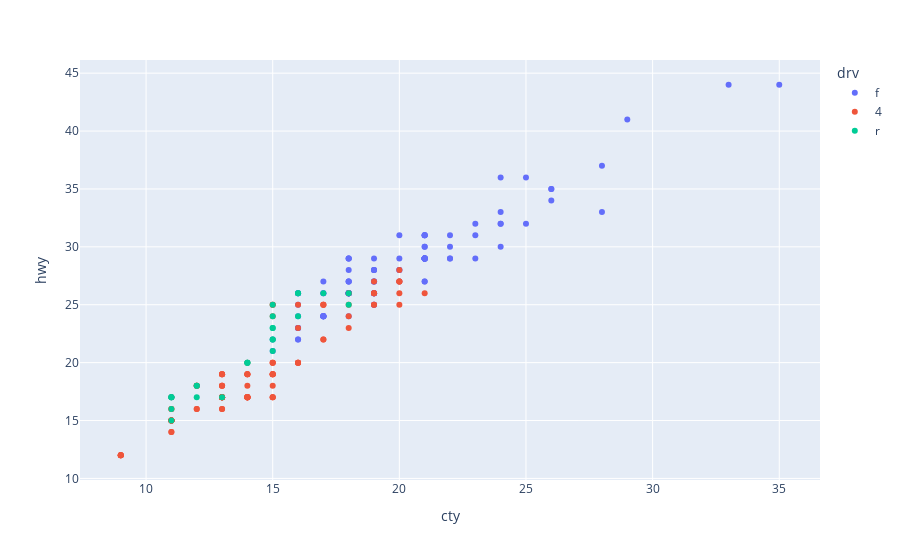

The notebook cell saved with this chart:
### Code cell
fig.show()

### Figure 1 — Plotly figure (JSON) as saved in the notebook; plotly's stock layout.template omitted (floating-point values rounded to 4 significant figures)
{"data": [{"hovertemplate": "drv=f<br>cty=%{x}<br>hwy=%{y}<extra></extra>", "legendgroup": "f", "marker": {"color": "#636efa", "symbol": "circle"}, "mode": "markers", "name": "f", "orientation": "v", "showlegend": true, "type": "scatter", "x": [18, 21, 20, 21, 16, 18, 18, 19, 22, 18, 18, 17, 18, 17, 16, 16, 17, 17, 11, 15, 15, 16, 16, 28, 24, 25, 23, 24, 26, 25, 24, 21, 18, 18, 21, 21, 18, 18, 19, 19, 19, 20, 20, 17, 16, 17, 21, 19, 23, 23, 19, 19, 18, 19, 19, 18, 16, 17, 18, 16, 21, 21, 21, 21, 18, 18, 19, 21, 21, 21, 22, 18, 18, 18, 24, 24, 26, 28, 26, 21, 19, 21, 22, 17, 33, 21, 19, 22, 21, 21, 21, 16, 17, 35, 29, 21, 19, 20, 20, 21, 18, 19, 21, 16, 18, 17], "xaxis": "x", "y": [29, 29, 31, 30, 26, 26, 27, 27, 30, 26, 29, 26, 24, 24, 22, 22, 24, 24, 17, 22, 21, 23, 23, 33, 32, 32, 29, 32, 34, 36, 36, 29, 26, 27, 30, 31, 26, 26, 28, 26, 29, 28, 27, 24, 24, 24, 29, 27, 31, 32, 27, 26, 26, 25, 25, 26, 26, 27, 28, 25, 29, 27, 31, 31, 26, 26, 28, 27, 29, 31, 31, 26, 26, 27, 30, 33, 35, 37, 35, 29, 26, 29, 29, 24, 44, 29, 26, 29, 29, 29, 29, 23, 24, 44, 41, 29, 26, 28, 29, 29, 29, 28, 29, 26, 26, 26], "yaxis": "y"}, {"hovertemplate": "drv=4<br>cty=%{x}<br>hwy=%{y}<extra></extra>", "legendgroup": "4", "marker": {"color": "#EF553B", "symbol": "circle"}, "mode": "markers", "name": "4", "orientation": "v", "showlegend": true, "type": "scatter", "x": [18, 16, 20, 19, 15, 17, 17, 15, 15, 17, 16, 14, 11, 11, 14, 15, 14, 13, 14, 14, 14, 9, 11, 11, 13, 13, 9, 13, 11, 13, 11, 12, 9, 13, 13, 12, 9, 11, 11, 13, 11, 14, 15, 14, 13, 13, 13, 14, 14, 13, 13, 13, 11, 13, 17, 15, 15, 14, 9, 14, 13, 11, 11, 12, 12, 11, 14, 13, 13, 13, 14, 15, 14, 12, 18, 18, 20, 19, 20, 18, 21, 19, 19, 19, 20, 20, 19, 20, 15, 16, 15, 15, 16, 14, 11, 13, 15, 16, 17, 15, 15, 15, 16], "xaxis": "x", "y": [26, 25, 28, 27, 25, 25, 25, 25, 24, 25, 23, 19, 14, 15, 17, 19, 18, 17, 17, 19, 19, 12, 17, 15, 17, 17, 12, 17, 16, 18, 15, 16, 12, 17, 17, 16, 12, 15, 16, 17, 15, 17, 19, 17, 19, 19, 17, 17, 17, 16, 16, 17, 15, 17, 22, 19, 20, 17, 12, 19, 18, 14, 15, 18, 18, 15, 17, 19, 19, 17, 17, 17, 20, 18, 25, 24, 27, 25, 26, 23, 26, 26, 26, 26, 25, 27, 25, 27, 20, 20, 19, 17, 20, 17, 15, 18, 20, 20, 22, 17, 19, 18, 20], "yaxis": "y"}, {"hovertemplate": "drv=r<br>cty=%{x}<br>hwy=%{y}<extra></extra>", "legendgroup": "r", "marker": {"color": "#00cc96", "symbol": "circle"}, "mode": "markers", "name": "r", "orientation": "v", "showlegend": true, "type": "scatter", "x": [14, 11, 14, 13, 12, 16, 15, 16, 15, 15, 11, 11, 12, 18, 18, 17, 16, 15, 15, 15, 15, 14, 11, 11, 12], "xaxis": "x", "y": [20, 15, 20, 17, 17, 26, 23, 26, 25, 24, 17, 17, 18, 26, 25, 26, 24, 21, 22, 23, 22, 20, 17, 16, 18], "yaxis": "y"}], "layout": {"legend": {"title": {"text": "drv"}, "tracegroupgap": 0}, "margin": {"t": 60}, "xaxis": {"anchor": "y", "domain": [0, 1], "title": {"text": "cty"}}, "yaxis": {"anchor": "x", "domain": [0, 1], "title": {"text": "hwy"}}}}
